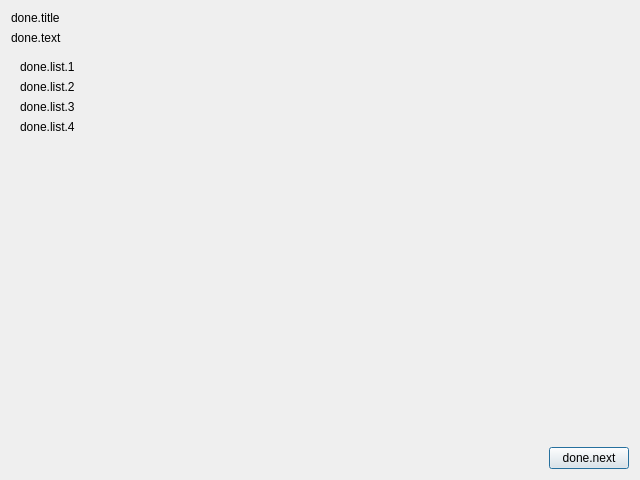
<?xml version="1.0" encoding="UTF-8"?>
<ui version="4.0">
 <class>donePage</class>
 <widget class="DonePage" name="donePage">
  <property name="geometry">
   <rect>
    <x>0</x>
    <y>0</y>
    <width>640</width>
    <height>480</height>
   </rect>
  </property>
  <layout class="QVBoxLayout" name="verticalLayout">
   <item>
    <layout class="QHBoxLayout" name="horizontalLayout">
     <item>
      <widget class="QLabel" name="title">
       <property name="text">
        <string>done.title</string>
       </property>
      </widget>
     </item>
    </layout>
   </item>
   <item>
    <widget class="QLabel" name="label">
     <property name="text">
      <string>done.text</string>
     </property>
    </widget>
   </item>
   <item>
    <widget class="QFrame" name="frame">
     <property name="frameShape">
      <enum>QFrame::NoFrame</enum>
     </property>
     <property name="frameShadow">
      <enum>QFrame::Raised</enum>
     </property>
     <layout class="QVBoxLayout" name="verticalLayout_3">
      <item>
       <widget class="QLabel" name="label_2">
        <property name="text">
         <string>done.list.1</string>
        </property>
        <property name="openExternalLinks">
         <bool>true</bool>
        </property>
       </widget>
      </item>
      <item>
       <widget class="QLabel" name="label_3">
        <property name="text">
         <string>done.list.2</string>
        </property>
        <property name="openExternalLinks">
         <bool>true</bool>
        </property>
       </widget>
      </item>
      <item>
       <widget class="QLabel" name="label_4">
        <property name="text">
         <string>done.list.3</string>
        </property>
        <property name="openExternalLinks">
         <bool>true</bool>
        </property>
       </widget>
      </item>
      <item>
       <widget class="QLabel" name="label_5">
        <property name="text">
         <string>done.list.4</string>
        </property>
        <property name="openExternalLinks">
         <bool>true</bool>
        </property>
       </widget>
      </item>
     </layout>
    </widget>
   </item>
   <item>
    <spacer name="verticalSpacer">
     <property name="orientation">
      <enum>Qt::Vertical</enum>
     </property>
     <property name="sizeHint" stdset="0">
      <size>
       <width>20</width>
       <height>40</height>
      </size>
     </property>
    </spacer>
   </item>
   <item>
    <layout class="QHBoxLayout" name="horizontalLayout_2">
     <item>
      <spacer name="horizontalSpacer">
       <property name="orientation">
        <enum>Qt::Horizontal</enum>
       </property>
       <property name="sizeHint" stdset="0">
        <size>
         <width>40</width>
         <height>20</height>
        </size>
       </property>
      </spacer>
     </item>
     <item>
      <widget class="QPushButton" name="next">
       <property name="text">
        <string>done.next</string>
       </property>
       <property name="autoDefault">
        <bool>true</bool>
       </property>
       <property name="default">
        <bool>true</bool>
       </property>
      </widget>
     </item>
    </layout>
   </item>
  </layout>
 </widget>
 <customwidgets>
  <customwidget>
   <class>DonePage</class>
   <extends>QWidget</extends>
   <header>donepage.h</header>
   <container>1</container>
  </customwidget>
 </customwidgets>
 <resources/>
 <connections>
  <connection>
   <sender>next</sender>
   <signal>clicked()</signal>
   <receiver>donePage</receiver>
   <slot>gotoMainPage()</slot>
   <hints>
    <hint type="sourcelabel">
     <x>592</x>
     <y>458</y>
    </hint>
    <hint type="destinationlabel">
     <x>319</x>
     <y>239</y>
    </hint>
   </hints>
  </connection>
 </connections>
</ui>
